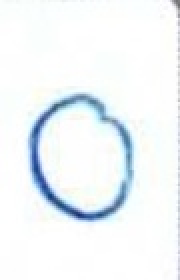
#> input picture SmartLearn-Backend/Backend-Dyscalculia/training/dataset/0/Zero_full (1009).jpg, 90 x 140 px (shown 2 times larger); its folder holds only this picture in this run
$ python split_dataset.py
#> lines starting #> are read from the running program, lines starting #| are printed output that depends on the picture; after the words box and inside, x2 and y2 are one past the last pixel; in counts of white or black regions, pixels touching at a corner belong together
"""
split_dataset.py — Dyscalculia digit dataset preprocessor
==========================================================
Reads full-page handwritten digit images from:
    ml/dataset/{0..9}/

Extracts individual digit samples via contour detection or grid-based fallback
and writes 28x28 grayscale PNGs to:
    ml/dataset_processed/{0..9}/

Also generates contact-sheet previews at:
    ml/dataset_processed/previews/class_{digit}_preview.png

Usage:
    python ml/split_dataset.py
"""

from __future__ import annotations

import sys
from pathlib import Path

import cv2
import numpy as np
from PIL import Image

# ── Paths ─────────────────────────────────────────────────────────────────────
SCRIPT_DIR   = Path(__file__).resolve().parent          # ml/
DATASET_DIR  = SCRIPT_DIR / 'dataset'                   # ml/dataset/
OUTPUT_DIR   = SCRIPT_DIR / 'dataset_processed'         # ml/dataset_processed/
PREVIEW_DIR  = OUTPUT_DIR / 'previews'                  # ml/dataset_processed/previews/

# ── Tuning knobs ──────────────────────────────────────────────────────────────
# Minimum pixel area for a contour to be considered a digit (not noise)
MIN_CONTOUR_AREA   = 150
# Padding (in pixels) added around each cropped bounding-box before resize
DIGIT_PADDING      = 4
# Final output size (pixels × pixels) — MNIST convention
OUTPUT_SIZE        = 28
# Grid fallback: aspect ratio of a single cell (width / height) that triggers it
# If the image is much wider than tall, we guess it's a row of digits.
GRID_ASPECT_THRESH = 1.8
# Preview contact sheet: max thumbnails per row
PREVIEW_COLS       = 10
PREVIEW_THUMB_PX   = 64      # thumbnail size in the contact sheet

# ── Supported extensions ──────────────────────────────────────────────────────
IMAGE_EXTENSIONS = {'.jpg', '.jpeg', '.png'}


# ═══════════════════════════════════════════════════════════════════════════════
# Helper utilities
# ═══════════════════════════════════════════════════════════════════════════════

def _is_dark_background(gray: np.ndarray) -> bool:
    """Return True if the image has a predominantly dark background."""
    return float(np.median(gray)) < 128.0


def _threshold_image(gray: np.ndarray) -> np.ndarray:
    """
    Return a binary mask where digit pixels are WHITE (255) and background is BLACK (0).
    Handles both white-on-dark and dark-on-white images automatically.
    """
    if _is_dark_background(gray):
        # Dark background → digits are lighter → threshold normally
        _, binary = cv2.threshold(gray, 0, 255, cv2.THRESH_BINARY | cv2.THRESH_OTSU)
    else:
        # White background → digits are darker → invert after Otsu
        _, binary = cv2.threshold(gray, 0, 255, cv2.THRESH_BINARY_INV | cv2.THRESH_OTSU)
    return binary


def _remove_noise(binary: np.ndarray) -> np.ndarray:
    """Remove small specks with morphological opening."""
    kernel = cv2.getStructuringElement(cv2.MORPH_ELLIPSE, (3, 3))
    return cv2.morphologyEx(binary, cv2.MORPH_OPEN, kernel, iterations=1)


def _center_digit_28x28(digit_crop: np.ndarray) -> np.ndarray:
    """
    Given a grayscale/binary crop of a digit (any size, digit is white on black),
    return a 28x28 float32 array (values 0.0–1.0) with the digit centered and
    aspect-ratio-preserved inside a 20x20 region, matching MNIST style.
    """
    h, w = digit_crop.shape
    if h == 0 or w == 0:
        return np.zeros((OUTPUT_SIZE, OUTPUT_SIZE), dtype=np.float32)

    # Scale to fit inside (OUTPUT_SIZE - 2*DIGIT_PADDING)
    inner = OUTPUT_SIZE - 2 * DIGIT_PADDING   # 20
    scale = inner / max(h, w)
    new_h = max(1, int(round(h * scale)))
    new_w = max(1, int(round(w * scale)))
    resized = cv2.resize(digit_crop, (new_w, new_h), interpolation=cv2.INTER_AREA)

    # Paste into a black OUTPUT_SIZE×OUTPUT_SIZE canvas
    canvas = np.zeros((OUTPUT_SIZE, OUTPUT_SIZE), dtype=np.uint8)
    top  = (OUTPUT_SIZE - new_h) // 2
    left = (OUTPUT_SIZE - new_w) // 2
    canvas[top:top + new_h, left:left + new_w] = resized

    return canvas.astype(np.float32) / 255.0


# ═══════════════════════════════════════════════════════════════════════════════
# Contour-based extraction
# ═══════════════════════════════════════════════════════════════════════════════

def _extract_via_contours(
    binary: np.ndarray,
    gray: np.ndarray,
) -> tuple[list[np.ndarray], int]:
    """
    Find external contours and crop each valid digit region.
    Returns (list_of_28x28_arrays, rejected_count).
    """
    contours, _ = cv2.findContours(binary, cv2.RETR_EXTERNAL, cv2.CHAIN_APPROX_SIMPLE)
    digits: list[np.ndarray] = []
    rejected = 0

    for cnt in contours:
        area = cv2.contourArea(cnt)
        if area < MIN_CONTOUR_AREA:
            rejected += 1
            continue

        x, y, w, h = cv2.boundingRect(cnt)
        # Add padding, clamped to image boundaries
        img_h, img_w = gray.shape
        x1 = max(0, x - DIGIT_PADDING)
        y1 = max(0, y - DIGIT_PADDING)
        x2 = min(img_w, x + w + DIGIT_PADDING)
        y2 = min(img_h, y + h + DIGIT_PADDING)

        crop = binary[y1:y2, x1:x2]
        if crop.size == 0:
            rejected += 1
            continue

        centered = _center_digit_28x28(crop)
        digits.append(centered)

    return digits, rejected


# ═══════════════════════════════════════════════════════════════════════════════
# Grid-based fallback extraction
# ═══════════════════════════════════════════════════════════════════════════════

# [74 lines left out: functions _estimate_grid, _extract_via_grid, not called in this run]


# ═══════════════════════════════════════════════════════════════════════════════
# Process a single source image
# ═══════════════════════════════════════════════════════════════════════════════

def _process_image(img_path: Path) -> tuple[list[np.ndarray], int]:
    """
    Load an image, segment digit(s) from it, and return
    (list_of_28x28_float32_arrays, rejected_count).
    """
    # cv2.imread handles non-ASCII paths poorly; use numpy frombuffer approach
    raw = np.fromfile(str(img_path), dtype=np.uint8)
    bgr = cv2.imdecode(raw, cv2.IMREAD_COLOR)
#> bgr is the input picture: shape (140, 90, 3); mean B, G, R 248.3, 245.8, 240.8
    if bgr is None:
        print(f'  ⚠  Could not decode image: {img_path.name}')
        return [], 0

    gray   = cv2.cvtColor(bgr, cv2.COLOR_BGR2GRAY)
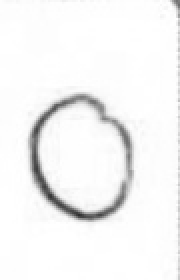
#> gray: shape (140, 90) (shown 2 times larger); min 45, max 255, mean 244.6
    binary = _threshold_image(gray)
#> in _threshold_image, `_, binary = cv2.threshold(gray, 0, 255, cv2.THRESH_BINARY_INV | cv2.TH..`:
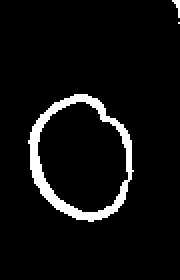
#> binary: shape (140, 90) (shown 2 times larger); 5.8% white; 3 white regions (2 under 20 px), largest, box (x1, y1, x2, y2) and area: (14, 47, 67, 111) 717
    binary = _remove_noise(binary)
#> in _remove_noise, `return cv2.morphologyEx(binary, cv2.MORPH_OPEN, kernel, iterations=1)`: returned value: shape (140, 90); 5.7% white; 2 white regions (1 under 20 px)

    img_h, img_w = binary.shape
#> img_h = 140; img_w = 90
    aspect = img_w / max(img_h, 1)
#> aspect = 0.643

    # Choose strategy:
    # 1. Try contour segmentation first.
    # 2. If it yields 0 digits, or image looks like a grid, fall back to grid.
    contour_digits, contour_rejected = _extract_via_contours(binary, gray)
#> in _extract_via_contours, `contours, _ = cv2.findContours(binary, cv2.RETR_EXTERNAL, cv2.CHAIN_AP..`: contours = 2 contours, 1 with area under 20; largest, box (x1, y1, x2, y2) and area: (14, 47, 67, 111) 556
#> the loop in _extract_via_contours, `for cnt in contours:` made 2 passes
#> (area, x, y, img_h, img_w, x1) on pass 1: (555.5, 14, 47, 140, 90, 10)
#> pass 1, in _extract_via_contours, `crop = binary[y1:y2, x1:x2]`:
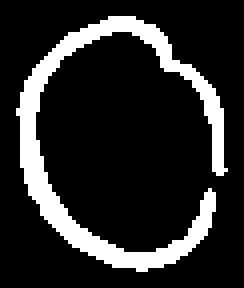
#> crop: shape (72, 61) (shown 4 times larger); 16.1% white; 1 white region, box (x1, y1, x2, y2) and area: (4, 4, 57, 68) 706
#> pass 1, in _extract_via_contours, `centered = _center_digit_28x28(crop)`:
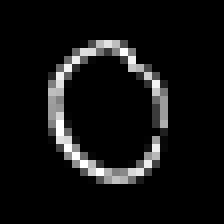
#> centered: shape (28, 28) float32 (shown 8 times larger); min 0, max 1, mean 0.0698
#> after the loop in _extract_via_contours, `for cnt in contours:`: digits = 1 item; rejected = 1
#> contour_digits = 1 item; contour_rejected = 1

    if len(contour_digits) == 0 or aspect >= GRID_ASPECT_THRESH:
        grid_digits, grid_rejected = _extract_via_grid(binary, gray)
        if len(grid_digits) >= len(contour_digits):
            return grid_digits, grid_rejected

    return contour_digits, contour_rejected


# ═══════════════════════════════════════════════════════════════════════════════
# Preview / contact-sheet generation
# ═══════════════════════════════════════════════════════════════════════════════

def _save_preview(digit_label: int, sample_paths: list[Path]) -> None:
    """Save a contact-sheet PNG for the given class."""
    if not sample_paths:
        return

    PREVIEW_DIR.mkdir(parents=True, exist_ok=True)
    n = len(sample_paths)
    cols = min(n, PREVIEW_COLS)
    rows = (n + cols - 1) // cols

    sheet_w = cols * PREVIEW_THUMB_PX
    sheet_h = rows * PREVIEW_THUMB_PX
    sheet = Image.new('L', (sheet_w, sheet_h), color=200)

    for idx, p in enumerate(sample_paths):
        img = Image.open(p).convert('L').resize(
            (PREVIEW_THUMB_PX, PREVIEW_THUMB_PX), Image.NEAREST
        )
        col = idx % cols
        row = idx // cols
        sheet.paste(img, (col * PREVIEW_THUMB_PX, row * PREVIEW_THUMB_PX))

    out_path = PREVIEW_DIR / f'class_{digit_label}_preview.png'
    sheet.save(str(out_path))
    print(f'  📋 Preview saved → {out_path.relative_to(SCRIPT_DIR)}')


# ═══════════════════════════════════════════════════════════════════════════════
# Main pipeline
# ═══════════════════════════════════════════════════════════════════════════════

def main() -> None:
    print('=' * 65)
    print('  Dyscalculia Dataset Preprocessor')
    print('=' * 65)
    print(f'  Source  : {DATASET_DIR}')
    print(f'  Output  : {OUTPUT_DIR}')
    print()

    OUTPUT_DIR.mkdir(parents=True, exist_ok=True)

    total_source  = 0
    total_samples = 0
    total_rejected = 0

    for digit in range(10):
        class_src_dir = DATASET_DIR / str(digit)
        class_out_dir = OUTPUT_DIR / str(digit)

        if not class_src_dir.exists():
            print(f'[Class {digit}]  ⚠  Source folder missing: {class_src_dir}')
            continue

        # Collect all supported image files (handles spaces & parentheses via pathlib)
        src_files = sorted(
            p for p in class_src_dir.rglob('*')
            if p.suffix.lower() in IMAGE_EXTENSIONS
        )

        print(f'[Class {digit}]  Found {len(src_files)} source image(s)')
        total_source += len(src_files)

        class_out_dir.mkdir(parents=True, exist_ok=True)

        sample_idx  = 0
        class_rejected = 0
        saved_paths: list[Path] = []

        for img_path in src_files:
            digits_arr, rejected = _process_image(img_path)
#> digits_arr = 1 item; rejected = 1
            class_rejected += rejected
#> class_rejected = 1

            for arr in digits_arr:
                sample_idx += 1
                out_name = f'digit_{digit}_{sample_idx:04d}.png'
                out_path = class_out_dir / out_name

                # Convert float32 [0,1] → uint8 [0,255] for PNG
                pil_img = Image.fromarray((arr * 255).astype(np.uint8), mode='L')
                pil_img.save(str(out_path))
                saved_paths.append(out_path)
#> this loop made 1 pass
#> (sample_idx, out_name) on pass 1: (1, 'digit_0_0001.png')
#> after the loop, sample_idx = 1; saved_paths = 1 item

        print(f'         Extracted {sample_idx} sample(s), '
              f'rejected {class_rejected} contour(s)')
#|          Extracted 1 sample(s), rejected 1 contour(s)

        total_samples  += sample_idx
#> total_samples = 1
        total_rejected += class_rejected
#> total_rejected = 1

        _save_preview(digit, saved_paths)
#> in _save_preview, `sheet_w = cols * PREVIEW_THUMB_PX`: sheet_w = 64
#> in _save_preview, `sheet = Image.new('L', (sheet_w, sheet_h), color=200)`: sheet: PIL image 64x64 L; every value is 200
#> in _save_preview, `img = Image.open(p).convert('L').resize( (PREVIEW_THUMB_PX, PREVIEW_TH..`:
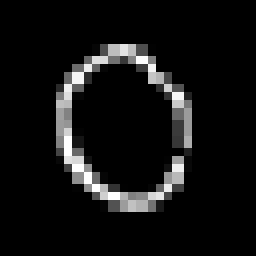
#> img: PIL image 64x64 L (shown 4 times larger); min 0, max 255, mean 18.1
#> in _save_preview, `col = idx % cols`: col = 0
#> pass 2 of the loop in main, `for digit in range(10):`:
#> raw = 3092 values, max 255 at index 0, min 0 at index 4, mean 120.1
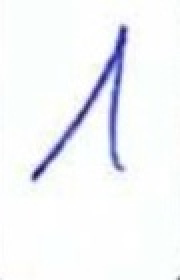
#> input picture SmartLearn-Backend/Backend-Dyscalculia/training/dataset/1/One_full (100).jpg, 90 x 140 px (shown 2 times larger)
#> in _process_image, bgr is the input picture: shape (140, 90, 3); mean B, G, R 248.4, 245.5, 243.7
#> in _threshold_image (call 2), `_, binary = cv2.threshold(gray, 0, 255, cv2.THRESH_BINARY_INV | cv2.TH..`:
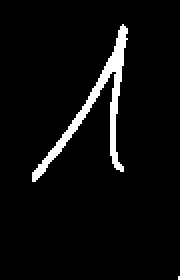
#> binary: shape (140, 90) (shown 2 times larger); 4.6% white; 2 white regions (1 under 20 px), largest, box (x1, y1, x2, y2) and area: (16, 12, 64, 91) 580
#> contours = 1 contour; box (x1, y1, x2, y2) and area: (16, 12, 64, 91) 447
#> the loop in _extract_via_contours (call 2), `for cnt in contours:` made 1 pass
#> (area, x, y, img_h, img_w, x1) on pass 1: (447, 16, 12, 140, 90, 12)
#> pass 1, in _extract_via_contours (call 2), `centered = _center_digit_28x28(crop)`:
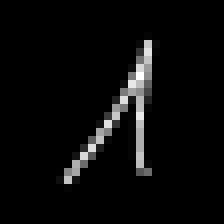
#> centered: shape (28, 28) float32 (shown 8 times larger); min 0, max 1, mean 0.0393
#> after the loop in _extract_via_contours (call 2), `for cnt in contours:`: rejected = 0
#> the loop in main, `for arr in digits_arr:` made 1 pass
#> after the loop in main, `for arr in digits_arr:`: sample_idx = 1
#|          Extracted 1 sample(s), rejected 0 contour(s)
#> total_samples = 2

    print()
    print('=' * 65)
    print(f'  Total source images : {total_source}')
    print(f'  Total samples saved : {total_samples}')
    print(f'  Total rejected      : {total_rejected}')
    print('=' * 65)

    if total_samples == 0:
        print('\n❌  No samples were extracted. '
              'Check that the dataset folder exists and contains readable images.')
        sys.exit(1)

    print('\n✅  Preprocessing complete.')
    print(f'   Processed data → {OUTPUT_DIR}')


if __name__ == '__main__':
    main()
